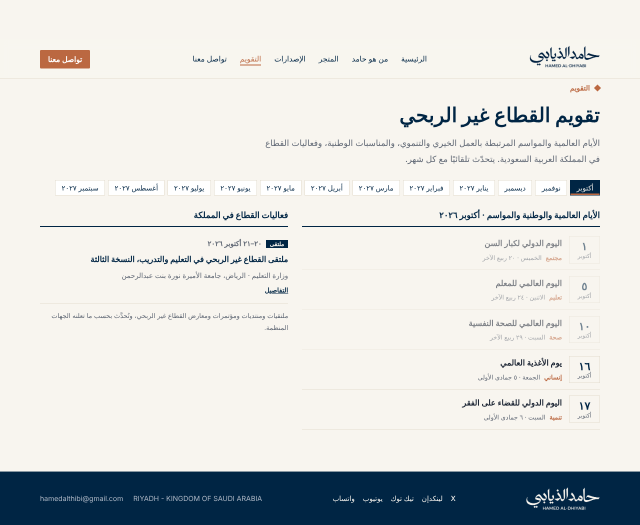
#> input picture agent/brand/pg_cal.png, 1280 x 1050 px, given in place of logo_white.png, which was not available (shown at 1/2 size)
$ python cover.py ../brand/pg_cal.png ../brand/pg_home.png ../brand/pg_home.png
#> lines starting #> are read from the running program, lines starting #| are printed output that depends on the picture; pictures that were not available may be replaced by others from this repository, and a replacement may not be noted
import sys, textwrap
from PIL import Image, ImageDraw, ImageFont
import os; B=os.path.join(os.path.dirname(os.path.abspath(__file__)),'..','brand')+'/'
W,H=1080,1920
NAVY=(0,37,68); CORAL=(187,104,65); CREAM=(248,245,239)
def font(w,s): return ImageFont.truetype(B+f'plex-{w}.ttf',s,layout_engine=ImageFont.Layout.RAQM)
def wrap(d,t,f,maxw):
    words=t.split(); lines=[]; cur=''
    for w in words:
        c=(cur+' '+w).strip()
        if d.textlength(c,font=f,direction='rtl')<=maxw: cur=c
        else: lines.append(cur); cur=w
    if cur: lines.append(cur)
    return lines
def make(title, tag='استدامة العطاء', out='cover.png'):
#> called with title = '../brand/pg_cal.png', tag = '../brand/pg_home.png', out = '../brand/pg_home.png'
    im=Image.new('RGB',(W,H),NAVY); d=ImageDraw.Draw(im)
#> after `im = Image.new('RGB', (W, H), NAVY)`:
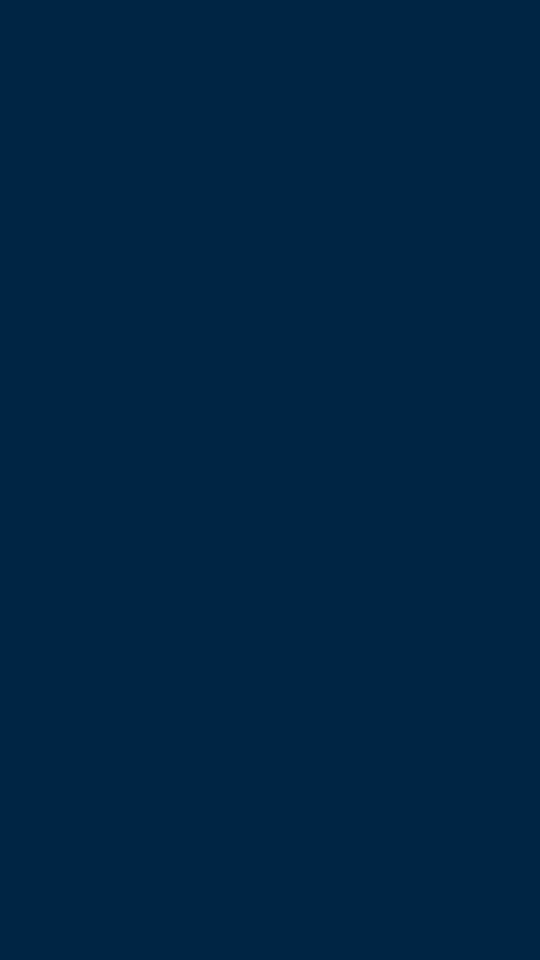
#> im: PIL image 1080x1920 RGB (shown at 1/2 size); mean R, G, B 0, 37, 68
    d.polygon([(0,0),(330,0),(0,330)],fill=CORAL)
    d.polygon([(W,H),(W,H-330),(W-330,H)],fill=CORAL)
    lg=Image.open(B+'logo_white.png').convert('RGBA'); r=420/lg.width
#> after `r = 420 / lg.width`: r = 0.328
    lg=lg.resize((420,int(lg.height*r)),Image.LANCZOS); im.paste(lg,((W-420)//2,400),lg)
#> after `lg = lg.resize((420, int(lg.height * r)), Image.LANCZOS)`:
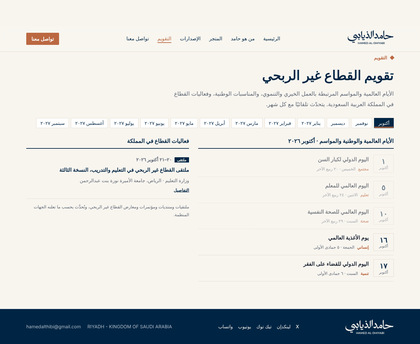
#> lg: PIL image 420x344 RGBA; mean R, G, B, A 218.9, 220.2, 218.5, 255
#> after `im.paste(lg, ((W - 420) // 2, 400), lg)`:
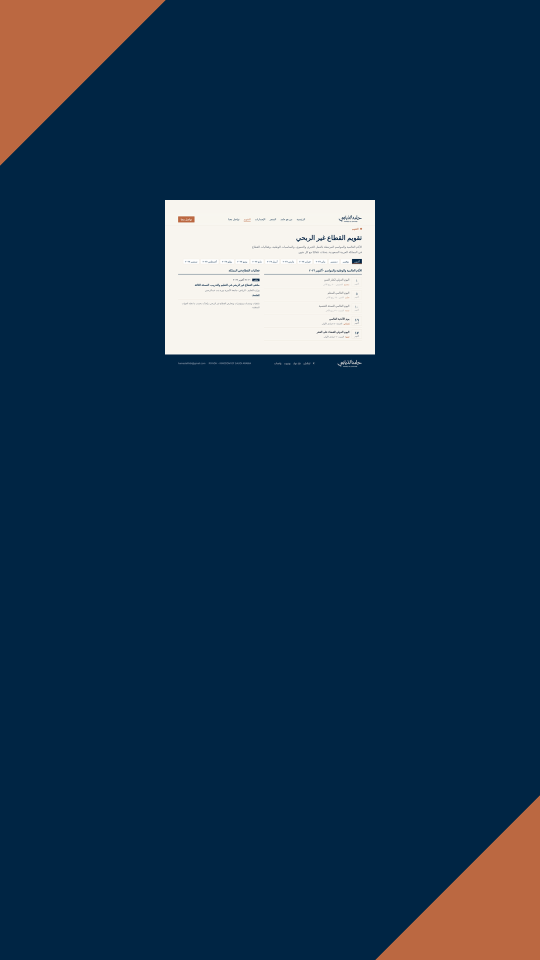
#> im: PIL image 1080x1920 RGB (shown at 1/2 size); mean R, G, B 25.1, 53.3, 78.3
    # dots
    y=400+lg.height+60
#> y = 804
    for i,x in enumerate(range(W//2-75,W//2+90,50)):
        if i%2: d.polygon([(x,y-9),(x+9,y),(x,y+9),(x-9,y)],fill=CORAL)
        else: d.ellipse([x-8,y-8,x+8,y+8],fill=CORAL)
    # title
    size=92
    while True:
        f=font(600,size); lines=wrap(d,title,f,860)
        if len(lines)<=4 or size<=60: break
        size-=6
#> this loop made 1 pass
#> lines on pass 1: ['', '../brand/pg_cal.png']
#> after the loop, size = 92
    lh=int(size*1.55); ty=y+110
#> after `lh = int(size * 1.55)`: lh = 142
#> after `ty = y + 110`: ty = 914
    for i,l in enumerate(lines):
        d.text((W//2,ty+i*lh),l,font=f,fill=CREAM,anchor='mt',direction='rtl')
#> this loop made 2 passes
    # tag
    ft=font(600,46); tw=d.textlength(tag,font=ft,direction='rtl')
#> after `tw = d.textlength(tag, font=ft, direction='rtl')`: tw = 508.9
    by=ty+len(lines)*lh+60
#> by = 1258
    d.rectangle([W//2-tw/2-34,by,W//2+tw/2+34,by+86],fill=CORAL)
    d.text((W//2,by+43),tag,font=ft,fill=CREAM,anchor='mm',direction='rtl')
    fl=ImageFont.truetype(B+'plex-latin-400.ttf',38)
    d.text((W//2,H-330),'@hamedalthiabi',font=fl,fill=(200,205,215),anchor='mm')
    im.save(out); return out
#> after `im.save(out)`:
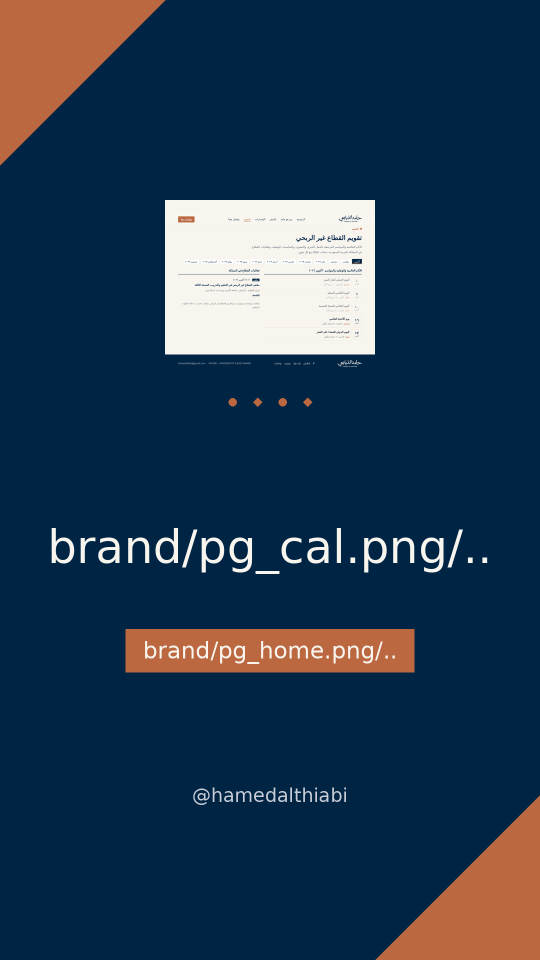
#> saved as pg_home.png: PIL image 1080x1920 RGB (shown at 1/2 size); mean R, G, B 32.1, 57.1, 80.2
if __name__=='__main__':
    make(sys.argv[1], sys.argv[2] if len(sys.argv)>2 else 'استدامة العطاء', sys.argv[3] if len(sys.argv)>3 else 'cover.png')
